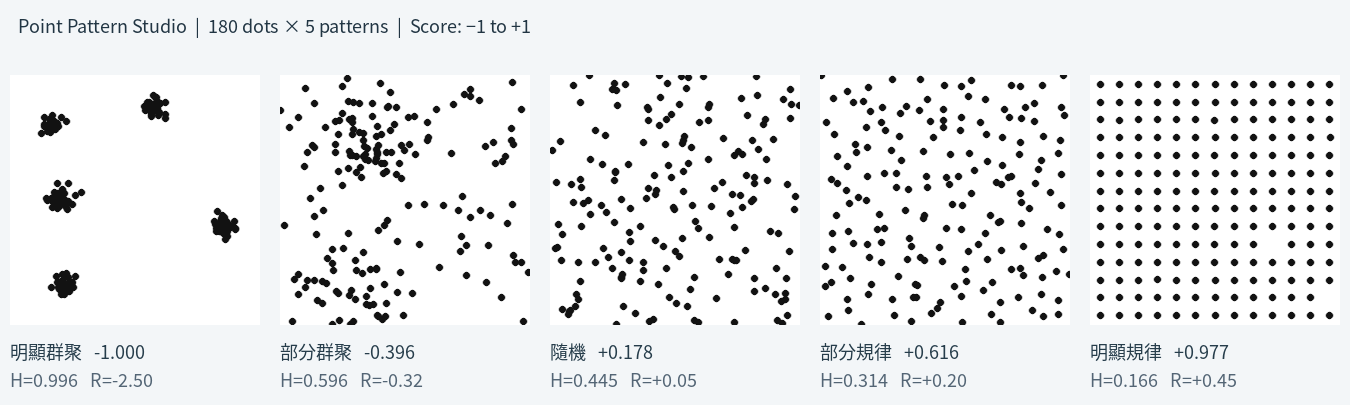
#> input picture preview_5_patterns.png, 1350 x 405 px
$ python -i point_core.py   (imports and definitions only)
#> lines starting #> are read from the running program, lines starting #| are printed output that depends on the picture; after the words box and inside, x2 and y2 are one past the last pixel; in counts of white or black regions, pixels touching at a corner belong together
"""Point Pattern Studio: spatial statistics, raster I/O, image contour sampling and optimization.
All coordinates exposed in files are normalized to [0, 1] on each axis.
Statistics use an aspect-corrected rectangular observation window (width=aspect, height=1).
Scores are engineered statistical indices, NOT calibrated human ratings or p-values.
"""
from __future__ import annotations

import csv
import json
import math
from dataclasses import dataclass
from functools import lru_cache
from pathlib import Path
from typing import Callable

import cv2
import numpy as np
from PIL import Image, ImageOps
from scipy import ndimage
from scipy.spatial import cKDTree

RADII_FACTORS = np.array([0.50, 0.75, 1.00, 1.25, 1.50], dtype=float)
# Retain previous demonstration's fixed, non-human-calibrated Hopkins anchors.
H_CLUSTER_ANCHOR = 0.95
H_REGULAR_ANCHOR = 0.20
SCORE_HOPKINS_WEIGHT = 0.70
SCORE_RIPLEY_WEIGHT = 0.30
RIPLEY_SOFT_SCALE = 0.28
# Every analysis (all GUI tabs, CLI, optimizer) uses the same probe seed, so the
# score depends only on the point set and the canvas aspect ratio.
HOPKINS_PROBE_SEED = 2026
HOPKINS_MIN_PROBES = 2048


def load_image(path, mode='L') -> np.ndarray:
    """Read an image as 8-bit 'L' or 'RGB'.
    Transparent areas become white paper (otherwise PNG line art with a transparent
    background turns entirely black), and phone-photo EXIF rotation is applied.
    """
#> called with path = 'preview_5_patterns.png', mode = 'L'
    with Image.open(path) as im:
#> im is the input picture: PIL image 1350x405 RGB; mean R, G, B 234.1, 235.6, 236.6
        im = ImageOps.exif_transpose(im)
        if im.mode in ('I', 'F') or im.mode.startswith('I;16'):
            arr = np.asarray(im, dtype=float)
            lo, hi = float(arr.min()), float(arr.max())
            arr = (arr - lo) / (hi - lo) * 255 if hi > lo else np.full(arr.shape, 255.)
            im = Image.fromarray(arr.astype(np.uint8))
        elif im.mode in ('RGBA', 'LA', 'PA') or 'transparency' in im.info:
            rgba = im.convert('RGBA')
            paper = Image.new('RGBA', rgba.size, (255, 255, 255, 255))
            im = Image.alpha_composite(paper, rgba)
        return np.asarray(im.convert(mode))


# [20 lines left out: functions canvas_size, validate_points, shape_points, not called in this run]


@dataclass
class HopkinsProbes:
    """Fixed stratified uniform probes for the empty-space part of Hopkins H.

    v1.0 sampled ~10% of the data points *by index* for the nearest-neighbour part.
    That made H depend on point order (the same pattern re-imported from PNG or
    shuffled could move the score by >0.1) and let the optimizer "hit" a target
    by moving only the sampled points. v1.1 uses every data point for that part,
    and a jittered-grid probe set for the empty-space part. The expected value of
    H is unchanged (ratio of mean squared distances); only sampling noise drops.
    """
    uniform: np.ndarray


# [71 lines left out: functions make_hopkins_probes, hopkins, hopkins_signed, _translation_pairs, ripley_multiscale, not called in this run]


# ---------------------------------------------------------------- L(r) curve
CSR_ENVELOPE_SEED = 7
CSR_ENVELOPE_SIMS = 39      # min/max of 39 simulations = pointwise 95% two-sided band


PAIR_BUDGET = 1_000_000


def _pair_budget_r(n, aspect, pair_budget=PAIR_BUDGET):
    """Largest r whose expected pair count (under randomness) stays within the budget."""
    return math.sqrt(2 * aspect * pair_budget / (math.pi * n * n)) if n > 1 else math.inf


# [217 lines left out: functions l_curve_radii, ripley_l_curve, csr_l_envelope, _csr_l_envelope_cached, l_axis_limit, l_curve_for_plot and 9 more, not called in this run]


# Pattern families. "ms_<small>_<large>": structure at the scale of a few dot spacings
# (small) versus the arrangement over the whole canvas (large).
PATTERN_LABELS = {
    'random': '完全隨機',
    'cluster': '群聚',
    'regular': '規律',
    'hybrid': '群聚＋隨機背景點',
    'ms_cluster_random': '小尺度群聚／大尺度隨機',
    'ms_random_cluster': '小尺度隨機／大尺度群聚',
    'ms_regular_cluster': '小尺度均勻／大尺度群聚',
    'ms_cluster_regular': '小尺度群聚／大尺度均勻',
    'ms_regular_random': '小尺度均勻／大尺度隨機',
    'ms_random_regular': '小尺度隨機／大尺度均勻',
}
PATTERN_LABELS_EN = {
    'random': 'Complete spatial randomness (CSR)',
    'cluster': 'Clustered',
    'regular': 'Regular',
    'hybrid': 'Clusters + random background',
    'ms_cluster_random': 'Small-scale clustered, large-scale random',
    'ms_random_cluster': 'Small-scale random, large-scale clustered',
    'ms_regular_cluster': 'Small-scale regular, large-scale clustered',
    'ms_cluster_regular': 'Small-scale clustered, large-scale regular',
    'ms_regular_random': 'Small-scale regular, large-scale random',
    'ms_random_regular': 'Small-scale random, large-scale regular',
}
HYBRID_KINDS = tuple(k for k in PATTERN_LABELS if k == 'hybrid' or k.startswith('ms_'))


def _to_unit(q, aspect):
    """Physical window [0,aspect]x[0,1] -> normalized [0,1]^2."""
    return np.clip(q / np.array([aspect, 1.]), 0, 1)


# [285 lines left out: functions _redraw_outside, _lattice, _patch_mask, _mask_sampler, _hard_core, _multiscale and 7 more, not called in this run]


def image_skeleton(path, threshold=150, invert=False, max_size=1050):
    img = load_image(path, 'L')
    h,w = img.shape
#> h = 405; w = 1350
    if max(h,w)>max_size:
        scale=max_size/max(h,w)
#> scale = 0.778
        img=cv2.resize(img,(round(w*scale),round(h*scale)),interpolation=cv2.INTER_AREA)
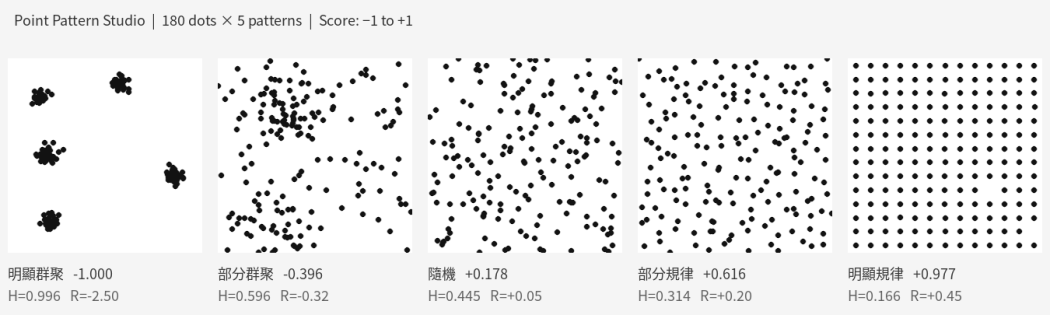
#> img: shape (315, 1050); min 18, max 255, mean 235.1
    mask = img > threshold if invert else img < threshold
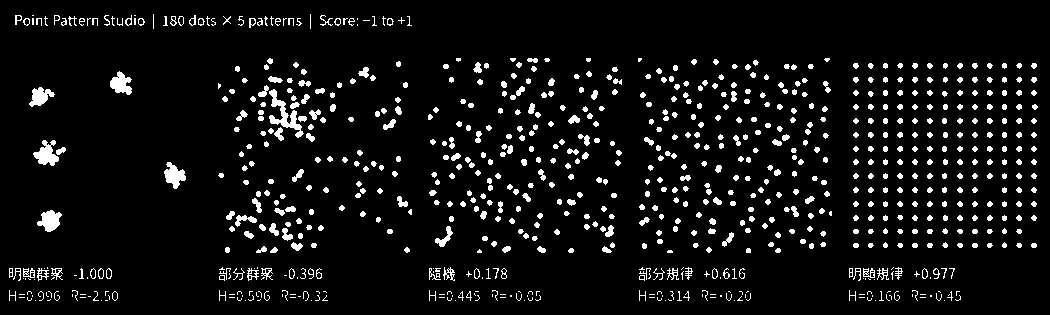
#> mask: shape (315, 1050) bool; 6.8% white; 839 white regions (185 under 20 px), largest, box (x1, y1, x2, y2) and area: (269, 89, 304, 138) 517, (33, 140, 59, 166) 375, (37, 210, 62, 232) 340
    # Skeleton pixels concentrate the dot source on the strokes rather than a thick outline.
    from skimage.morphology import skeletonize
    labels,count = ndimage.label(mask)
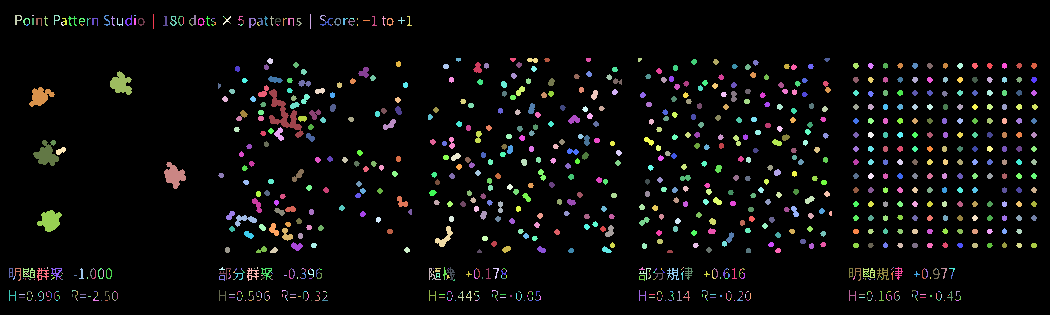
#> labels: shape (315, 1050) int32; 1140 distinct labels, from 0 to 1139; one colour per label, 0 black
#> count = 1139
    sizes = np.bincount(labels.ravel())
#> sizes = 1140 values, max 308215 at index 0, min 1 at index 18, mean 290.1
    mask = mask & (sizes[labels] >= 12)
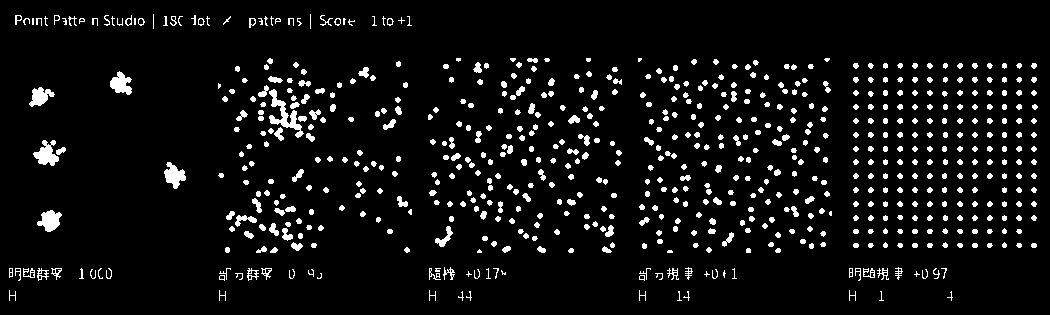
#> mask: shape (315, 1050) bool; 6.4% white; 687 white regions (52 under 20 px), largest, box (x1, y1, x2, y2) and area: (269, 89, 304, 138) 517, (33, 140, 59, 166) 375, (37, 210, 62, 232) 340
    skel = skeletonize(mask)
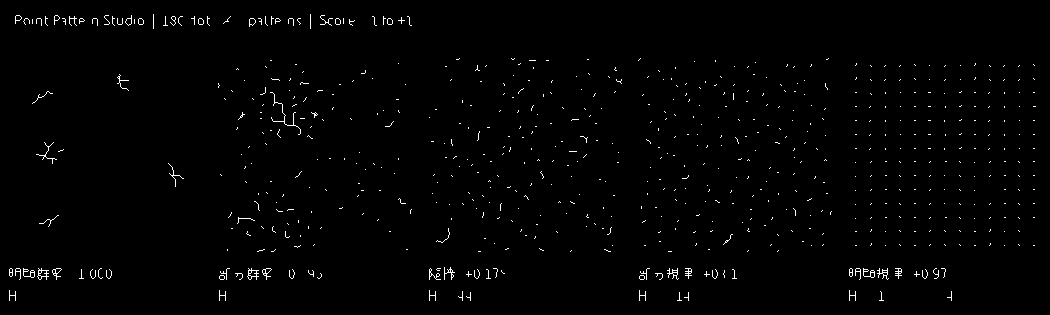
#> skel: shape (315, 1050) bool; 1.1% white in thin lines or dots, all inside (x1, y1, x2, y2) = (9, 14, 1036, 301)
    yx = np.column_stack(np.nonzero(skel))
#> yx = 3622 pairs, first value 14 to 300, second value 9 to 1035
    if len(yx)<3: raise ValueError('找不到足夠的線條，請確認線條顏色／閾值。')
    hh,ww = img.shape
#> hh = 315; ww = 1050
    xy = np.column_stack((yx[:,1]/max(1,ww-1), yx[:,0]/max(1,hh-1)))
#> xy = 3622 pairs, first value 0.00858 to 0.987, second value 0.0446 to 0.955
    return xy,float(ww/hh),dict(original_width=w,original_height=h,stroke_pixels=int(mask.sum()),
                                skeleton_pixels=len(xy), processed_width=ww,processed_height=hh)


# [198 lines left out: functions evenly_sample_strokes, displacement_stats, optimize_pattern, not called in this run]

>>> result = image_skeleton('preview_5_patterns.png')
#> result = 3 point arrays, longest 3622 points
